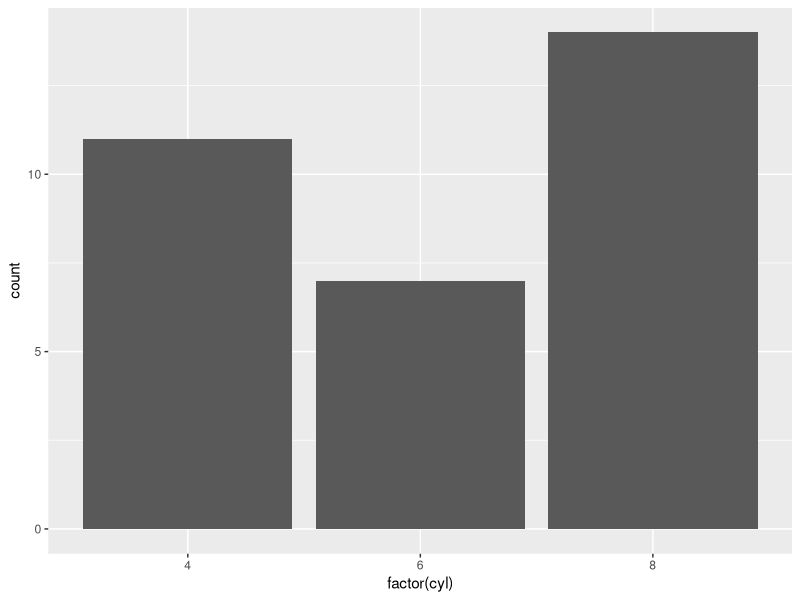
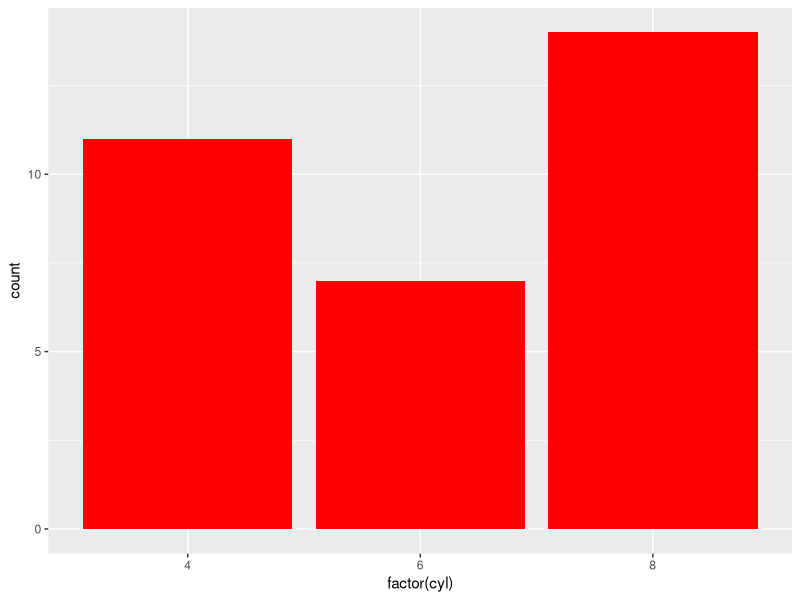
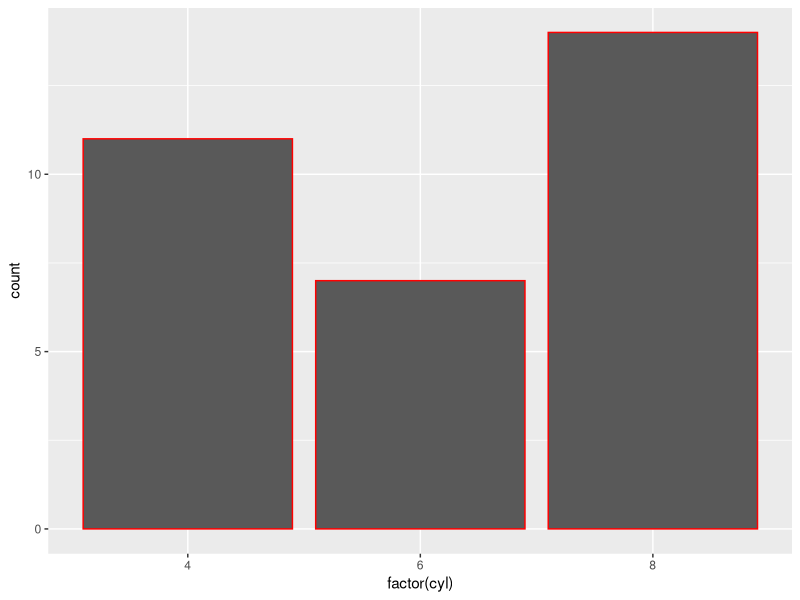
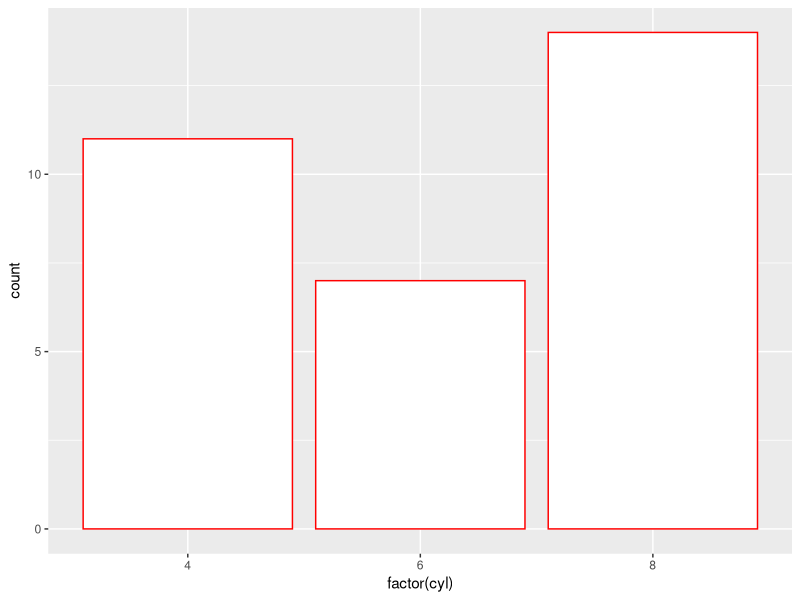
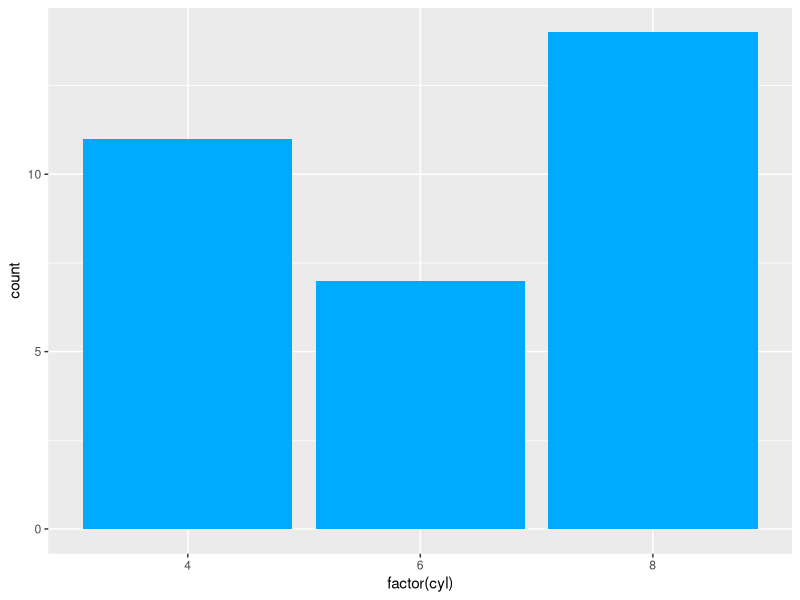
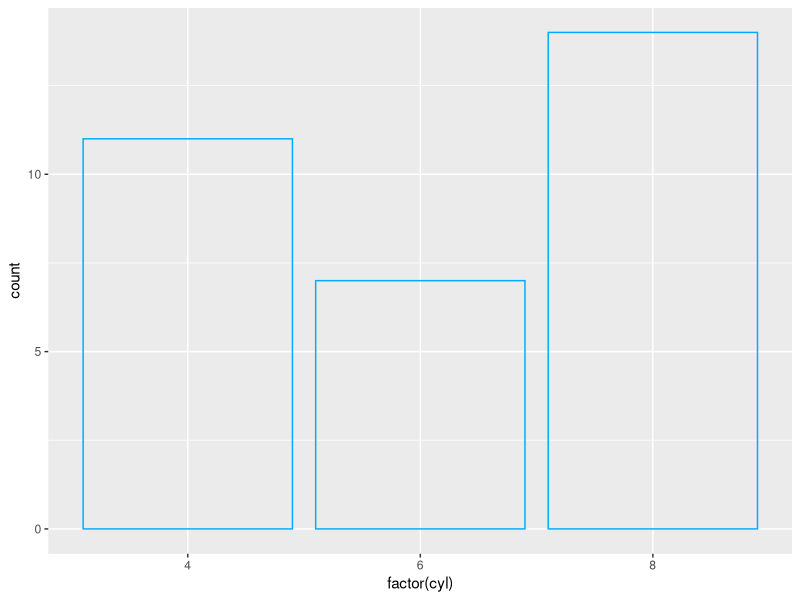
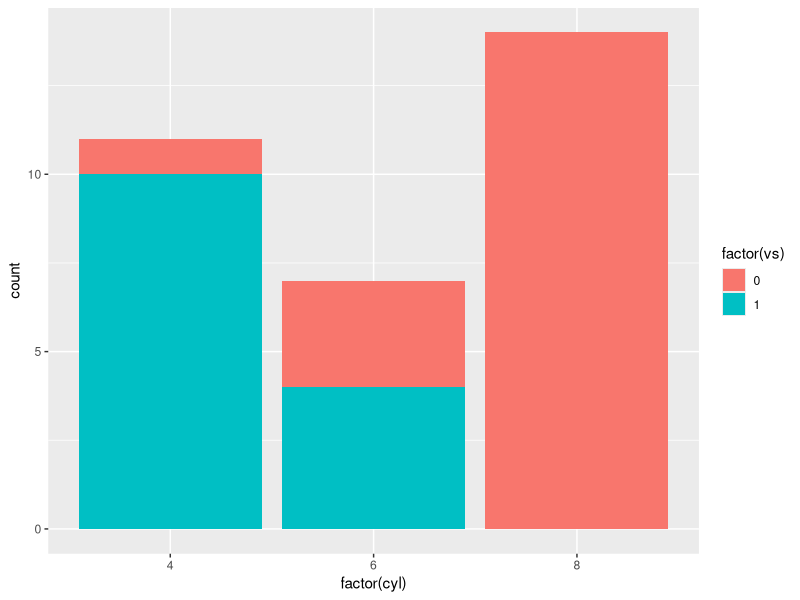
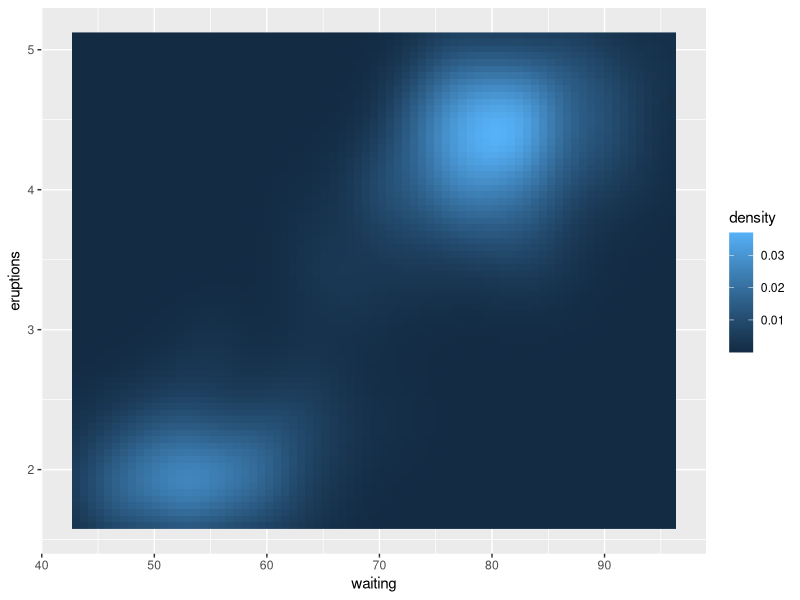

Source code (R) for these figures, in order:
# r2py crawler metadata
# package: ggplot2
# source_type: rd_example
# topic: aes_colour_fill_alpha.Rd
# source_file: C:\Users\bened\AppData\Local\R\win-library\4.5\ggplot2\help
# lines: 54

suppressPackageStartupMessages(library(ggplot2))
# Bar chart example
p <- ggplot(mtcars, aes(factor(cyl)))
# Default plotting
p + geom_bar()
# To change the interior colouring use fill aesthetic
p + geom_bar(fill = "red")
# Compare with the colour aesthetic which changes just the bar outline
p + geom_bar(colour = "red")
# Combining both, you can see the changes more clearly
p + geom_bar(fill = "white", colour = "red")
# Both colour and fill can take an rgb specification.
p + geom_bar(fill = "#00abff")
# Use NA for a completely transparent colour.
p + geom_bar(fill = NA, colour = "#00abff")

# Colouring scales differ depending on whether a discrete or
# continuous variable is being mapped. For example, when mapping
# fill to a factor variable, a discrete colour scale is used.
ggplot(mtcars, aes(factor(cyl), fill = factor(vs))) + geom_bar()

# When mapping fill to continuous variable a continuous colour
# scale is used.
ggplot(faithfuld, aes(waiting, eruptions)) +
  geom_raster(aes(fill = density))

# Some geoms only use the colour aesthetic but not the fill
# aesthetic (e.g. geom_point() or geom_line()).
p <- ggplot(economics, aes(x = date, y = unemploy))
p + geom_line()
p + geom_line(colour = "green")
p + geom_point()
p + geom_point(colour = "red")

# For large datasets with overplotting the alpha
# aesthetic will make the points more transparent.
set.seed(1)
df <- data.frame(x = rnorm(5000), y = rnorm(5000))
p  <- ggplot(df, aes(x,y))
p + geom_point()
p + geom_point(alpha = 0.5)
p + geom_point(alpha = 1/10)

# Alpha can also be used to add shading.
p <- ggplot(economics, aes(x = date, y = unemploy)) + geom_line()
p
yrng <- range(economics$unemploy)
p <- p +
  geom_rect(
    aes(NULL, NULL, xmin = start, xmax = end, fill = party),
    ymin = yrng[1], ymax = yrng[2], data = presidential
  )
p
p + scale_fill_manual(values = alpha(c("blue", "red"), .3))
